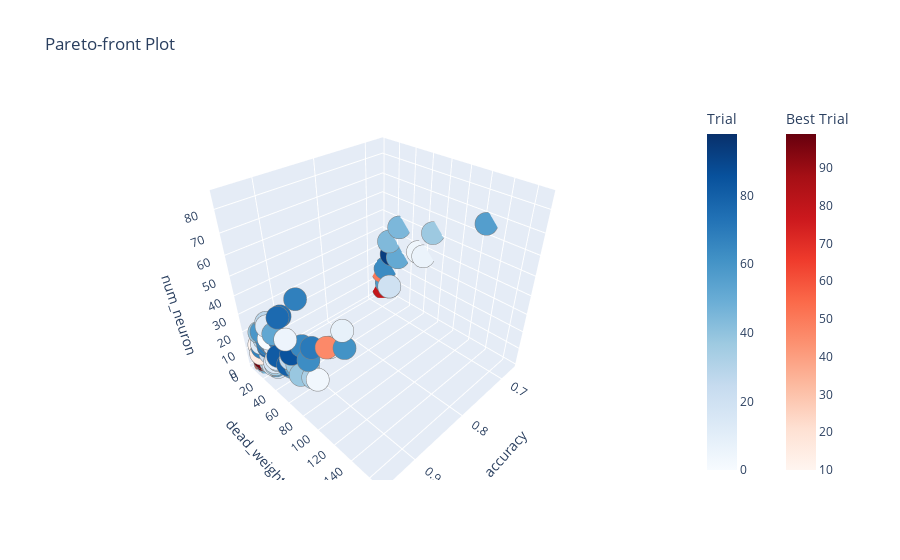

Notebook cell for this chart:
### Code cell
# plotting pareto front
fig_1 = optuna.visualization.plot_pareto_front(study_multiple_hyperparameter, target_names=[METRIC,"dead_weights","num_neuron"])
fig_1.show()

### Figure 1 — Plotly figure (JSON) as saved in the notebook; plotly's stock layout.template omitted (floating-point values rounded to 4 significant figures)
{"data": [{"hovertemplate": "%{text}<extra>Trial</extra>", "marker": {"color": [0, 1, 2, 3, 4, 5, 6, 7, 8, 9, 11, 12, 13, 15, 16, 17, 18, 19, 20, 21, 22, 23, 24, 25, 26, 27, 28, 29, 30, 31, 32, 33, 34, 35, 36, 37, 38, 39, 40, 41, 42, 43, 44, 45, 47, 48, 49, 51, 52, 53, 54, 55, 56, 57, 58, 59, 61, 62, 63, 64, 65, 66, 67, 68, 69, 70, 71, 72, 73, 74, 75, 76, 77, 78, 80, 81, 82, 83, 84, 85, 86, 87, 88, 90, 91, 92, 93, 94, 95, 96, 98], "colorbar": {"title": {"text": "Trial"}}, "colorscale": [[0, "rgb(247,251,255)"], [0.125, "rgb(222,235,247)"], [0.25, "rgb(198,219,239)"], [0.375, "rgb(158,202,225)"], [0.5, "rgb(107,174,214)"], [0.625, "rgb(66,146,198)"], [0.75, "rgb(33,113,181)"], [0.875, "rgb(8,81,156)"], [1, "rgb(8,48,107)"]], "line": {"color": "Grey", "width": 0.5}}, "mode": "markers", "showlegend": false, "text": ["{<br>  \"number\": 0,<br>  \"values\": [<br>    0.9449999928474426,<br>    28.0,<br>    23.0<br>  ],<br>  \"params\": {<br>    \"number_of_layer\": 2,<br>    \"layer_0\": 6,<br>    \"layer_1\": 17<br>  }<br>}", "{<br>  \"number\": 1,<br>  \"values\": [<br>    0.9380000233650208,<br>    28.0,<br>    17.0<br>  ],<br>  \"params\": {<br>    \"number_of_layer\": 2,<br>    \"layer_0\": 6,<br>    \"layer_1\": 11<br>  }<br>}", "{<br>  \"number\": 2,<br>  \"values\": [<br>    0.9290000200271606,<br>    68.0,<br>    17.0<br>  ],<br>  \"params\": {<br>    \"number_of_layer\": 1,<br>    \"layer_0\": 17<br>  }<br>}", "{<br>  \"number\": 3,<br>  \"values\": [<br>    0.9399999976158142,<br>    90.0,<br>    20.0<br>  ],<br>  \"params\": {<br>    \"number_of_layer\": 1,<br>    \"layer_0\": 20<br>  }<br>}", "{<br>  \"number\": 4,<br>  \"values\": [<br>    0.6710000038146973,<br>    52.0,<br>    37.0<br>  ],<br>  \"params\": {<br>    \"number_of_layer\": 4,<br>    \"layer_0\": 4,<br>    \"layer_1\": 1,<br>    \"layer_2\": 17,<br>    \"layer_3\": 15<br>  }<br>}", "{<br>  \"number\": 5,<br>  \"values\": [<br>    0.9409999847412109,<br>    51.0,<br>    29.0<br>  ],<br>  \"params\": {<br>    \"number_of_layer\": 4,<br>    \"layer_0\": 16,<br>    \"layer_1\": 2,<br>    \"layer_2\": 8,<br>    \"layer_3\": 3<br>  }<br>}", "{<br>  \"number\": 6,<br>  \"values\": [<br>    0.6710000038146973,<br>    59.0,<br>    36.0<br>  ],<br>  \"params\": {<br>    \"number_of_layer\": 5,<br>    \"layer_0\": 13,<br>    \"layer_1\": 7,<br>    \"layer_2\": 2,<br>    \"layer_3\": 7,<br>    \"layer_4\": 7<br>  }<br>}", "{<br>  \"number\": 7,<br>  \"values\": [<br>    0.9409999847412109,<br>    110.0,<br>    44.0<br>  ],<br>  \"params\": {<br>    \"number_of_layer\": 4,<br>    \"layer_0\": 13,<br>    \"layer_1\": 18,<br>    \"layer_2\": 10,<br>    \"layer_3\": 3<br>  }<br>}", "{<br>  \"number\": 8,<br>  \"values\": [<br>    0.9350000023841858,<br>    121.0,<br>    54.0<br>  ],<br>  \"params\": {<br>    \"number_of_layer\": 4,<br>    \"layer_0\": 16,<br>    \"layer_1\": 12,<br>    \"layer_2\": 16,<br>    \"layer_3\": 10<br>  }<br>}", "{<br>  \"number\": 9,<br>  \"values\": [<br>    0.9440000057220459,<br>    34.0,<br>    13.0<br>  ],<br>  \"params\": {<br>    \"number_of_layer\": 3,<br>    \"layer_0\": 9,<br>    \"layer_1\": 1,<br>    \"layer_2\": 3<br>  }<br>}", "{<br>  \"number\": 11,<br>  \"values\": [<br>    0.9369999766349792,<br>    10.0,<br>    14.0<br>  ],<br>  \"params\": {<br>    \"number_of_layer\": 2,<br>    \"layer_0\": 1,<br>    \"layer_1\": 13<br>  }<br>}", "{<br>  \"number\": 12,<br>  \"values\": [<br>    0.9440000057220459,<br>    12.0,<br>    15.0<br>  ],<br>  \"params\": {<br>    \"number_of_layer\": 2,<br>    \"layer_0\": 1,<br>    \"layer_1\": 14<br>  }<br>}", "{<br>  \"number\": 13,<br>  \"values\": [<br>    0.9430000185966492,<br>    26.0,<br>    29.0<br>  ],<br>  \"params\": {<br>    \"number_of_layer\": 3,<br>    \"layer_0\": 1,<br>    \"layer_1\": 8,<br>    \"layer_2\": 20<br>  }<br>}", "{<br>  \"number\": 15,<br>  \"values\": [<br>    0.9399999976158142,<br>    15.0,<br>    4.0<br>  ],<br>  \"params\": {<br>    \"number_of_layer\": 1,<br>    \"layer_0\": 4<br>  }<br>}", "{<br>  \"number\": 16,<br>  \"values\": [<br>    0.9430000185966492,<br>    29.0,<br>    9.0<br>  ],<br>  \"params\": {<br>    \"number_of_layer\": 1,<br>    \"layer_0\": 9<br>  }<br>}", "{<br>  \"number\": 17,<br>  \"values\": [<br>    0.9409999847412109,<br>    23.0,<br>    5.0<br>  ],<br>  \"params\": {<br>    \"number_of_layer\": 1,<br>    \"layer_0\": 5<br>  }<br>}", "{<br>  \"number\": 18,<br>  \"values\": [<br>    0.9419999718666077,<br>    32.0,<br>    20.0<br>  ],<br>  \"params\": {<br>    \"number_of_layer\": 3,<br>    \"layer_0\": 8,<br>    \"layer_1\": 6,<br>    \"layer_2\": 6<br>  }<br>}", "{<br>  \"number\": 19,<br>  \"values\": [<br>    0.9359999895095825,<br>    25.0,<br>    3.0<br>  ],<br>  \"params\": {<br>    \"number_of_layer\": 1,<br>    \"layer_0\": 3<br>  }<br>}", "{<br>  \"number\": 20,<br>  \"values\": [<br>    0.9419999718666077,<br>    168.0,<br>    85.0<br>  ],<br>  \"params\": {<br>    \"number_of_layer\": 5,<br>    \"layer_0\": 12,<br>    \"layer_1\": 20,<br>    \"layer_2\": 13,<br>    \"layer_3\": 20,<br>    \"layer_4\": 20<br>  }<br>}", "{<br>  \"number\": 21,<br>  \"values\": [<br>    0.9380000233650208,<br>    10.0,<br>    8.0<br>  ],<br>  \"params\": {<br>    \"number_of_layer\": 2,<br>    \"layer_0\": 3,<br>    \"layer_1\": 5<br>  }<br>}", "{<br>  \"number\": 22,<br>  \"values\": [<br>    0.9409999847412109,<br>    17.0,<br>    8.0<br>  ],<br>  \"params\": {<br>    \"number_of_layer\": 2,<br>    \"layer_0\": 3,<br>    \"layer_1\": 5<br>  }<br>}", "{<br>  \"number\": 23,<br>  \"values\": [<br>    0.9399999976158142,<br>    20.0,<br>    11.0<br>  ],<br>  \"params\": {<br>    \"number_of_layer\": 2,<br>    \"layer_0\": 7,<br>    \"layer_1\": 4<br>  }<br>}", "{<br>  \"number\": 24,<br>  \"values\": [<br>    0.9369999766349792,<br>    18.0,<br>    4.0<br>  ],<br>  \"params\": {<br>    \"number_of_layer\": 1,<br>    \"layer_0\": 4<br>  }<br>}", "{<br>  \"number\": 25,<br>  \"values\": [<br>    0.9380000233650208,<br>    25.0,<br>    24.0<br>  ],<br>  \"params\": {<br>    \"number_of_layer\": 3,<br>    \"layer_0\": 3,<br>    \"layer_1\": 8,<br>    \"layer_2\": 13<br>  }<br>}", "{<br>  \"number\": 26,<br>  \"values\": [<br>    0.9419999718666077,<br>    56.0,<br>    20.0<br>  ],<br>  \"params\": {<br>    \"number_of_layer\": 2,<br>    \"layer_0\": 11,<br>    \"layer_1\": 9<br>  }<br>}", "{<br>  \"number\": 27,<br>  \"values\": [<br>    0.9350000023841858,<br>    22.0,<br>    5.0<br>  ],<br>  \"params\": {<br>    \"number_of_layer\": 1,<br>    \"layer_0\": 5<br>  }<br>}", "{<br>  \"number\": 28,<br>  \"values\": [<br>    0.9409999847412109,<br>    24.0,<br>    30.0<br>  ],<br>  \"params\": {<br>    \"number_of_layer\": 3,<br>    \"layer_0\": 7,<br>    \"layer_1\": 3,<br>    \"layer_2\": 20<br>  }<br>}", "{<br>  \"number\": 29,<br>  \"values\": [<br>    0.9409999847412109,<br>    15.0,<br>    18.0<br>  ],<br>  \"params\": {<br>    \"number_of_layer\": 2,<br>    \"layer_0\": 3,<br>    \"layer_1\": 15<br>  }<br>}", "{<br>  \"number\": 30,<br>  \"values\": [<br>    0.9419999718666077,<br>    20.0,<br>    6.0<br>  ],<br>  \"params\": {<br>    \"number_of_layer\": 1,<br>    \"layer_0\": 6<br>  }<br>}", "{<br>  \"number\": 31,<br>  \"values\": [<br>    0.9390000104904175,<br>    31.0,<br>    10.0<br>  ],<br>  \"params\": {<br>    \"number_of_layer\": 1,<br>    \"layer_0\": 10<br>  }<br>}", "{<br>  \"number\": 32,<br>  \"values\": [<br>    0.9359999895095825,<br>    51.0,<br>    14.0<br>  ],<br>  \"params\": {<br>    \"number_of_layer\": 1,<br>    \"layer_0\": 14<br>  }<br>}", "{<br>  \"number\": 33,<br>  \"values\": [<br>    0.9399999976158142,<br>    84.0,<br>    19.0<br>  ],<br>  \"params\": {<br>    \"number_of_layer\": 1,<br>    \"layer_0\": 19<br>  }<br>}", "{<br>  \"number\": 34,<br>  \"values\": [<br>    0.9399999976158142,<br>    26.0,<br>    6.0<br>  ],<br>  \"params\": {<br>    \"number_of_layer\": 1,<br>    \"layer_0\": 6<br>  }<br>}", "{<br>  \"number\": 35,<br>  \"values\": [<br>    0.9350000023841858,<br>    14.0,<br>    13.0<br>  ],<br>  \"params\": {<br>    \"number_of_layer\": 2,<br>    \"layer_0\": 3,<br>    \"layer_1\": 10<br>  }<br>}", "{<br>  \"number\": 36,<br>  \"values\": [<br>    0.9390000104904175,<br>    62.0,<br>    18.0<br>  ],<br>  \"params\": {<br>    \"number_of_layer\": 1,<br>    \"layer_0\": 18<br>  }<br>}", "{<br>  \"number\": 37,<br>  \"values\": [<br>    0.6710000038146973,<br>    69.0,<br>    51.0<br>  ],<br>  \"params\": {<br>    \"number_of_layer\": 5,<br>    \"layer_0\": 8,<br>    \"layer_1\": 16,<br>    \"layer_2\": 6,<br>    \"layer_3\": 20,<br>    \"layer_4\": 1<br>  }<br>}", "{<br>  \"number\": 38,<br>  \"values\": [<br>    0.9419999718666077,<br>    68.0,<br>    15.0<br>  ],<br>  \"params\": {<br>    \"number_of_layer\": 1,<br>    \"layer_0\": 15<br>  }<br>}", "{<br>  \"number\": 39,<br>  \"values\": [<br>    0.9449999928474426,<br>    13.0,<br>    22.0<br>  ],<br>  \"params\": {<br>    \"number_of_layer\": 2,<br>    \"layer_0\": 2,<br>    \"layer_1\": 20<br>  }<br>}", "{<br>  \"number\": 40,<br>  \"values\": [<br>    0.9340000152587891,<br>    11.0,<br>    5.0<br>  ],<br>  \"params\": {<br>    \"number_of_layer\": 1,<br>    \"layer_0\": 5<br>  }<br>}", "{<br>  \"number\": 41,<br>  \"values\": [<br>    0.9350000023841858,<br>    20.0,<br>    5.0<br>  ],<br>  \"params\": {<br>    \"number_of_layer\": 1,<br>    \"layer_0\": 5<br>  }<br>}", "{<br>  \"number\": 42,<br>  \"values\": [<br>    0.9369999766349792,<br>    16.0,<br>    4.0<br>  ],<br>  \"params\": {<br>    \"number_of_layer\": 1,<br>    \"layer_0\": 4<br>  }<br>}", "{<br>  \"number\": 43,<br>  \"values\": [<br>    0.9380000233650208,<br>    8.0,<br>    2.0<br>  ],<br>  \"params\": {<br>    \"number_of_layer\": 1,<br>    \"layer_0\": 2<br>  }<br>}", "{<br>  \"number\": 44,<br>  \"values\": [<br>    0.6710000038146973,<br>    12.0,<br>    35.0<br>  ],<br>  \"params\": {<br>    \"number_of_layer\": 4,<br>    \"layer_0\": 2,<br>    \"layer_1\": 18,<br>    \"layer_2\": 1,<br>    \"layer_3\": 14<br>  }<br>}", "{<br>  \"number\": 45,<br>  \"values\": [<br>    0.6710000038146973,<br>    26.0,<br>    46.0<br>  ],<br>  \"params\": {<br>    \"number_of_layer\": 5,<br>    \"layer_0\": 1,<br>    \"layer_1\": 11,<br>    \"layer_2\": 13,<br>    \"layer_3\": 1,<br>    \"layer_4\": 20<br>  }<br>}", "{<br>  \"number\": 47,<br>  \"values\": [<br>    0.9399999976158142,<br>    14.0,<br>    2.0<br>  ],<br>  \"params\": {<br>    \"number_of_layer\": 1,<br>    \"layer_0\": 2<br>  }<br>}", "{<br>  \"number\": 48,<br>  \"values\": [<br>    0.9369999766349792,<br>    16.0,<br>    19.0<br>  ],<br>  \"params\": {<br>    \"number_of_layer\": 2,<br>    \"layer_0\": 2,<br>    \"layer_1\": 17<br>  }<br>}", "{<br>  \"number\": 49,<br>  \"values\": [<br>    0.9409999847412109,<br>    10.0,<br>    2.0<br>  ],<br>  \"params\": {<br>    \"number_of_layer\": 1,<br>    \"layer_0\": 2<br>  }<br>}", "{<br>  \"number\": 51,<br>  \"values\": [<br>    0.6710000038146973,<br>    25.0,<br>    28.0<br>  ],<br>  \"params\": {<br>    \"number_of_layer\": 4,<br>    \"layer_0\": 1,<br>    \"layer_1\": 3,<br>    \"layer_2\": 10,<br>    \"layer_3\": 14<br>  }<br>}", "{<br>  \"number\": 52,<br>  \"values\": [<br>    0.9419999718666077,<br>    34.0,<br>    27.0<br>  ],<br>  \"params\": {<br>    \"number_of_layer\": 3,<br>    \"layer_0\": 1,<br>    \"layer_1\": 10,<br>    \"layer_2\": 16<br>  }<br>}", "{<br>  \"number\": 53,<br>  \"values\": [<br>    0.9390000104904175,<br>    60.0,<br>    16.0<br>  ],<br>  \"params\": {<br>    \"number_of_layer\": 1,<br>    \"layer_0\": 16<br>  }<br>}", "{<br>  \"number\": 54,<br>  \"values\": [<br>    0.9380000233650208,<br>    24.0,<br>    4.0<br>  ],<br>  \"params\": {<br>    \"number_of_layer\": 1,<br>    \"layer_0\": 4<br>  }<br>}", "{<br>  \"number\": 55,<br>  \"values\": [<br>    0.9409999847412109,<br>    12.0,<br>    8.0<br>  ],<br>  \"params\": {<br>    \"number_of_layer\": 2,<br>    \"layer_0\": 2,<br>    \"layer_1\": 6<br>  }<br>}", "{<br>  \"number\": 56,<br>  \"values\": [<br>    0.6710000038146973,<br>    124.0,<br>    66.0<br>  ],<br>  \"params\": {<br>    \"number_of_layer\": 5,<br>    \"layer_0\": 6,<br>    \"layer_1\": 15,<br>    \"layer_2\": 18,<br>    \"layer_3\": 17,<br>    \"layer_4\": 10<br>  }<br>}", "{<br>  \"number\": 57,<br>  \"values\": [<br>    0.9380000233650208,<br>    52.0,<br>    13.0<br>  ],<br>  \"params\": {<br>    \"number_of_layer\": 1,<br>    \"layer_0\": 13<br>  }<br>}", "{<br>  \"number\": 58,<br>  \"values\": [<br>    0.6710000038146973,<br>    9.0,<br>    8.0<br>  ],<br>  \"params\": {<br>    \"number_of_layer\": 3,<br>    \"layer_0\": 2,<br>    \"layer_1\": 2,<br>    \"layer_2\": 4<br>  }<br>}", "{<br>  \"number\": 59,<br>  \"values\": [<br>    0.9440000057220459,<br>    16.0,<br>    23.0<br>  ],<br>  \"params\": {<br>    \"number_of_layer\": 2,<br>    \"layer_0\": 4,<br>    \"layer_1\": 19<br>  }<br>}", "{<br>  \"number\": 61,<br>  \"values\": [<br>    0.9359999895095825,<br>    123.0,<br>    47.0<br>  ],<br>  \"params\": {<br>    \"number_of_layer\": 4,<br>    \"layer_0\": 20,<br>    \"layer_1\": 12,<br>    \"layer_2\": 7,<br>    \"layer_3\": 8<br>  }<br>}", "{<br>  \"number\": 62,<br>  \"values\": [<br>    0.9390000104904175,<br>    26.0,<br>    21.0<br>  ],<br>  \"params\": {<br>    \"number_of_layer\": 3,<br>    \"layer_0\": 1,<br>    \"layer_1\": 8,<br>    \"layer_2\": 12<br>  }<br>}", "{<br>  \"number\": 63,<br>  \"values\": [<br>    0.9449999928474426,<br>    85.0,<br>    30.0<br>  ],<br>  \"params\": {<br>    \"number_of_layer\": 2,<br>    \"layer_0\": 17,<br>    \"layer_1\": 13<br>  }<br>}", "{<br>  \"number\": 64,<br>  \"values\": [<br>    0.6710000038146973,<br>    7.0,<br>    17.0<br>  ],<br>  \"params\": {<br>    \"number_of_layer\": 4,<br>    \"layer_0\": 1,<br>    \"layer_1\": 1,<br>    \"layer_2\": 4,<br>    \"layer_3\": 11<br>  }<br>}", "{<br>  \"number\": 65,<br>  \"values\": [<br>    0.9269999861717224,<br>    61.0,<br>    26.0<br>  ],<br>  \"params\": {<br>    \"number_of_layer\": 3,<br>    \"layer_0\": 10,<br>    \"layer_1\": 7,<br>    \"layer_2\": 9<br>  }<br>}", "{<br>  \"number\": 66,<br>  \"values\": [<br>    0.9419999718666077,<br>    20.0,<br>    20.0<br>  ],<br>  \"params\": {<br>    \"number_of_layer\": 2,<br>    \"layer_0\": 3,<br>    \"layer_1\": 17<br>  }<br>}", "{<br>  \"number\": 67,<br>  \"values\": [<br>    0.9449999928474426,<br>    13.0,<br>    13.0<br>  ],<br>  \"params\": {<br>    \"number_of_layer\": 2,<br>    \"layer_0\": 1,<br>    \"layer_1\": 12<br>  }<br>}", "{<br>  \"number\": 68,<br>  \"values\": [<br>    0.9440000057220459,<br>    77.0,<br>    57.0<br>  ],<br>  \"params\": {<br>    \"number_of_layer\": 5,<br>    \"layer_0\": 12,<br>    \"layer_1\": 9,<br>    \"layer_2\": 15,<br>    \"layer_3\": 6,<br>    \"layer_4\": 15<br>  }<br>}", "{<br>  \"number\": 69,<br>  \"values\": [<br>    0.9419999718666077,<br>    21.0,<br>    17.0<br>  ],<br>  \"params\": {<br>    \"number_of_layer\": 2,<br>    \"layer_0\": 3,<br>    \"layer_1\": 14<br>  }<br>}", "{<br>  \"number\": 70,<br>  \"values\": [<br>    0.9359999895095825,<br>    83.0,<br>    34.0<br>  ],<br>  \"params\": {<br>    \"number_of_layer\": 3,<br>    \"layer_0\": 19,<br>    \"layer_1\": 4,<br>    \"layer_2\": 11<br>  }<br>}", "{<br>  \"number\": 71,<br>  \"values\": [<br>    0.9340000152587891,<br>    8.0,<br>    1.0<br>  ],<br>  \"params\": {<br>    \"number_of_layer\": 1,<br>    \"layer_0\": 1<br>  }<br>}", "{<br>  \"number\": 72,<br>  \"values\": [<br>    0.9359999895095825,<br>    24.0,<br>    22.0<br>  ],<br>  \"params\": {<br>    \"number_of_layer\": 3,<br>    \"layer_0\": 8,<br>    \"layer_1\": 6,<br>    \"layer_2\": 8<br>  }<br>}", "{<br>  \"number\": 73,<br>  \"values\": [<br>    0.9350000023841858,<br>    34.0,<br>    23.0<br>  ],<br>  \"params\": {<br>    \"number_of_layer\": 3,<br>    \"layer_0\": 7,<br>    \"layer_1\": 2,<br>    \"layer_2\": 14<br>  }<br>}", "{<br>  \"number\": 74,<br>  \"values\": [<br>    0.9380000233650208,<br>    45.0,<br>    39.0<br>  ],<br>  \"params\": {<br>    \"number_of_layer\": 4,<br>    \"layer_0\": 5,<br>    \"layer_1\": 5,<br>    \"layer_2\": 18,<br>    \"layer_3\": 11<br>  }<br>}", "{<br>  \"number\": 75,<br>  \"values\": [<br>    0.9390000104904175,<br>    24.0,<br>    18.0<br>  ],<br>  \"params\": {<br>    \"number_of_layer\": 3,<br>    \"layer_0\": 6,<br>    \"layer_1\": 7,<br>    \"layer_2\": 5<br>  }<br>}", "{<br>  \"number\": 76,<br>  \"values\": [<br>    0.9480000138282776,<br>    52.0,<br>    42.0<br>  ],<br>  \"params\": {<br>    \"number_of_layer\": 4,<br>    \"layer_0\": 9,<br>    \"layer_1\": 4,<br>    \"layer_2\": 11,<br>    \"layer_3\": 18<br>  }<br>}", "{<br>  \"number\": 77,<br>  \"values\": [<br>    0.9409999847412109,<br>    20.0,<br>    15.0<br>  ],<br>  \"params\": {<br>    \"number_of_layer\": 3,<br>    \"layer_0\": 4,<br>    \"layer_1\": 3,<br>    \"layer_2\": 8<br>  }<br>}", "{<br>  \"number\": 78,<br>  \"values\": [<br>    0.9340000152587891,<br>    14.0,<br>    12.0<br>  ],<br>  \"params\": {<br>    \"number_of_layer\": 2,<br>    \"layer_0\": 3,<br>    \"layer_1\": 9<br>  }<br>}", "{<br>  \"number\": 80,<br>  \"values\": [<br>    0.9409999847412109,<br>    49.0,<br>    14.0<br>  ],<br>  \"params\": {<br>    \"number_of_layer\": 1,<br>    \"layer_0\": 14<br>  }<br>}", "{<br>  \"number\": 81,<br>  \"values\": [<br>    0.9359999895095825,<br>    29.0,<br>    12.0<br>  ],<br>  \"params\": {<br>    \"number_of_layer\": 2,<br>    \"layer_0\": 6,<br>    \"layer_1\": 6<br>  }<br>}", "{<br>  \"number\": 82,<br>  \"values\": [<br>    0.9459999799728394,<br>    40.0,<br>    17.0<br>  ],<br>  \"params\": {<br>    \"number_of_layer\": 2,<br>    \"layer_0\": 9,<br>    \"layer_1\": 8<br>  }<br>}", "{<br>  \"number\": 83,<br>  \"values\": [<br>    0.9350000023841858,<br>    33.0,<br>    12.0<br>  ],<br>  \"params\": {<br>    \"number_of_layer\": 2,<br>    \"layer_0\": 7,<br>    \"layer_1\": 5<br>  }<br>}", "{<br>  \"number\": 84,<br>  \"values\": [<br>    0.9399999976158142,<br>    21.0,<br>    5.0<br>  ],<br>  \"params\": {<br>    \"number_of_layer\": 2,<br>    \"layer_0\": 4,<br>    \"layer_1\": 1<br>  }<br>}", "{<br>  \"number\": 85,<br>  \"values\": [<br>    0.9409999847412109,<br>    57.0,<br>    23.0<br>  ],<br>  \"params\": {<br>    \"number_of_layer\": 2,<br>    \"layer_0\": 12,<br>    \"layer_1\": 11<br>  }<br>}", "{<br>  \"number\": 86,<br>  \"values\": [<br>    0.9369999766349792,<br>    44.0,<br>    14.0<br>  ],<br>  \"params\": {<br>    \"number_of_layer\": 2,<br>    \"layer_0\": 11,<br>    \"layer_1\": 3<br>  }<br>}", "{<br>  \"number\": 87,<br>  \"values\": [<br>    0.9380000233650208,<br>    20.0,<br>    15.0<br>  ],<br>  \"params\": {<br>    \"number_of_layer\": 2,<br>    \"layer_0\": 5,<br>    \"layer_1\": 10<br>  }<br>}", "{<br>  \"number\": 88,<br>  \"values\": [<br>    0.9309999942779541,<br>    12.0,<br>    8.0<br>  ],<br>  \"params\": {<br>    \"number_of_layer\": 2,<br>    \"layer_0\": 1,<br>    \"layer_1\": 7<br>  }<br>}", "{<br>  \"number\": 90,<br>  \"values\": [<br>    0.9380000233650208,<br>    13.0,<br>    2.0<br>  ],<br>  \"params\": {<br>    \"number_of_layer\": 1,<br>    \"layer_0\": 2<br>  }<br>}", "{<br>  \"number\": 91,<br>  \"values\": [<br>    0.6710000038146973,<br>    13.0,<br>    6.0<br>  ],<br>  \"params\": {<br>    \"number_of_layer\": 3,<br>    \"layer_0\": 3,<br>    \"layer_1\": 2,<br>    \"layer_2\": 1<br>  }<br>}", "{<br>  \"number\": 92,<br>  \"values\": [<br>    0.9380000233650208,<br>    8.0,<br>    7.0<br>  ],<br>  \"params\": {<br>    \"number_of_layer\": 2,<br>    \"layer_0\": 3,<br>    \"layer_1\": 4<br>  }<br>}", "{<br>  \"number\": 93,<br>  \"values\": [<br>    0.6710000038146973,<br>    16.0,<br>    28.0<br>  ],<br>  \"params\": {<br>    \"number_of_layer\": 5,<br>    \"layer_0\": 2,<br>    \"layer_1\": 2,<br>    \"layer_2\": 18,<br>    \"layer_3\": 5,<br>    \"layer_4\": 1<br>  }<br>}", "{<br>  \"number\": 94,<br>  \"values\": [<br>    0.9350000023841858,<br>    5.0,<br>    6.0<br>  ],<br>  \"params\": {<br>    \"number_of_layer\": 3,<br>    \"layer_0\": 2,<br>    \"layer_1\": 1,<br>    \"layer_2\": 3<br>  }<br>}", "{<br>  \"number\": 95,<br>  \"values\": [<br>    0.9330000281333923,<br>    11.0,<br>    2.0<br>  ],<br>  \"params\": {<br>    \"number_of_layer\": 1,<br>    \"layer_0\": 2<br>  }<br>}", "{<br>  \"number\": 96,<br>  \"values\": [<br>    0.9359999895095825,<br>    8.0,<br>    1.0<br>  ],<br>  \"params\": {<br>    \"number_of_layer\": 1,<br>    \"layer_0\": 1<br>  }<br>}", "{<br>  \"number\": 98,<br>  \"values\": [<br>    0.9369999766349792,<br>    16.0,<br>    6.0<br>  ],<br>  \"params\": {<br>    \"number_of_layer\": 2,<br>    \"layer_0\": 4,<br>    \"layer_1\": 2<br>  }<br>}"], "type": "scatter3d", "x": [0.945, 0.938, 0.929, 0.94, 0.671, 0.941, 0.671, 0.941, 0.935, 0.944, 0.937, 0.944, 0.943, 0.94, 0.943, 0.941, 0.942, 0.936, 0.942, 0.938, 0.941, 0.94, 0.937, 0.938, 0.942, 0.935, 0.941, 0.941, 0.942, 0.939, 0.936, 0.94, 0.94, 0.935, 0.939, 0.671, 0.942, 0.945, 0.934, 0.935, 0.937, 0.938, 0.671, 0.671, 0.94, 0.937, 0.941, 0.671, 0.942, 0.939, 0.938, 0.941, 0.671, 0.938, 0.671, 0.944, 0.936, 0.939, 0.945, 0.671, 0.927, 0.942, 0.945, 0.944, 0.942, 0.936, 0.934, 0.936, 0.935, 0.938, 0.939, 0.948, 0.941, 0.934, 0.941, 0.936, 0.946, 0.935, 0.94, 0.941, 0.937, 0.938, 0.931, 0.938, 0.671, 0.938, 0.671, 0.935, 0.933, 0.936, 0.937], "y": [28, 28, 68, 90, 52, 51, 59, 110, 121, 34, 10, 12, 26, 15, 29, 23, 32, 25, 168, 10, 17, 20, 18, 25, 56, 22, 24, 15, 20, 31, 51, 84, 26, 14, 62, 69, 68, 13, 11, 20, 16, 8, 12, 26, 14, 16, 10, 25, 34, 60, 24, 12, 124, 52, 9, 16, 123, 26, 85, 7, 61, 20, 13, 77, 21, 83, 8, 24, 34, 45, 24, 52, 20, 14, 49, 29, 40, 33, 21, 57, 44, 20, 12, 13, 13, 8, 16, 5, 11, 8, 16], "z": [23, 17, 17, 20, 37, 29, 36, 44, 54, 13, 14, 15, 29, 4, 9, 5, 20, 3, 85, 8, 8, 11, 4, 24, 20, 5, 30, 18, 6, 10, 14, 19, 6, 13, 18, 51, 15, 22, 5, 5, 4, 2, 35, 46, 2, 19, 2, 28, 27, 16, 4, 8, 66, 13, 8, 23, 47, 21, 30, 17, 26, 20, 13, 57, 17, 34, 1, 22, 23, 39, 18, 42, 15, 12, 14, 12, 17, 12, 5, 23, 14, 15, 8, 2, 6, 7, 28, 6, 2, 1, 6]}, {"hovertemplate": "%{text}<extra>Best Trial</extra>", "marker": {"color": [10, 14, 46, 50, 60, 79, 89, 97, 99], "colorbar": {"title": {"text": "Best Trial"}, "x": 1.1, "xpad": 40}, "colorscale": [[0, "rgb(255,245,240)"], [0.125, "rgb(254,224,210)"], [0.25, "rgb(252,187,161)"], [0.375, "rgb(252,146,114)"], [0.5, "rgb(251,106,74)"], [0.625, "rgb(239,59,44)"], [0.75, "rgb(203,24,29)"], [0.875, "rgb(165,15,21)"], [1, "rgb(103,0,13)"]], "line": {"color": "Grey", "width": 0.5}}, "mode": "markers", "showlegend": false, "text": ["{<br>  \"number\": 10,<br>  \"values\": [<br>    0.9449999928474426,<br>    8.0,<br>    13.0<br>  ],<br>  \"params\": {<br>    \"number_of_layer\": 2,<br>    \"layer_0\": 1,<br>    \"layer_1\": 12<br>  }<br>}", "{<br>  \"number\": 14,<br>  \"values\": [<br>    0.9490000009536743,<br>    13.0,<br>    10.0<br>  ],<br>  \"params\": {<br>    \"number_of_layer\": 2,<br>    \"layer_0\": 3,<br>    \"layer_1\": 7<br>  }<br>}", "{<br>  \"number\": 46,<br>  \"values\": [<br>    0.949999988079071,<br>    114.0,<br>    47.0<br>  ],<br>  \"params\": {<br>    \"number_of_layer\": 4,<br>    \"layer_0\": 20,<br>    \"layer_1\": 13,<br>    \"layer_2\": 5,<br>    \"layer_3\": 9<br>  }<br>}", "{<br>  \"number\": 50,<br>  \"values\": [<br>    0.6710000038146973,<br>    3.0,<br>    14.0<br>  ],<br>  \"params\": {<br>    \"number_of_layer\": 3,<br>    \"layer_0\": 1,<br>    \"layer_1\": 3,<br>    \"layer_2\": 10<br>  }<br>}", "{<br>  \"number\": 60,<br>  \"values\": [<br>    0.9409999847412109,<br>    8.0,<br>    1.0<br>  ],<br>  \"params\": {<br>    \"number_of_layer\": 1,<br>    \"layer_0\": 1<br>  }<br>}", "{<br>  \"number\": 79,<br>  \"values\": [<br>    0.6710000038146973,<br>    4.0,<br>    3.0<br>  ],<br>  \"params\": {<br>    \"number_of_layer\": 2,<br>    \"layer_0\": 1,<br>    \"layer_1\": 2<br>  }<br>}", "{<br>  \"number\": 89,<br>  \"values\": [<br>    0.9380000233650208,<br>    4.0,<br>    4.0<br>  ],<br>  \"params\": {<br>    \"number_of_layer\": 2,<br>    \"layer_0\": 2,<br>    \"layer_1\": 2<br>  }<br>}", "{<br>  \"number\": 97,<br>  \"values\": [<br>    0.9449999928474426,<br>    12.0,<br>    6.0<br>  ],<br>  \"params\": {<br>    \"number_of_layer\": 2,<br>    \"layer_0\": 3,<br>    \"layer_1\": 3<br>  }<br>}", "{<br>  \"number\": 99,<br>  \"values\": [<br>    0.9430000185966492,<br>    11.0,<br>    4.0<br>  ],<br>  \"params\": {<br>    \"number_of_layer\": 2,<br>    \"layer_0\": 1,<br>    \"layer_1\": 3<br>  }<br>}"], "type": "scatter3d", "x": [0.945, 0.949, 0.95, 0.671, 0.941, 0.671, 0.938, 0.945, 0.943], "y": [8, 13, 114, 3, 8, 4, 4, 12, 11], "z": [13, 10, 47, 14, 1, 3, 4, 6, 4]}], "layout": {"scene": {"xaxis": {"title": {"text": "accuracy"}}, "yaxis": {"title": {"text": "dead_weights"}}, "zaxis": {"title": {"text": "num_neuron"}}}, "title": {"text": "Pareto-front Plot"}}}
